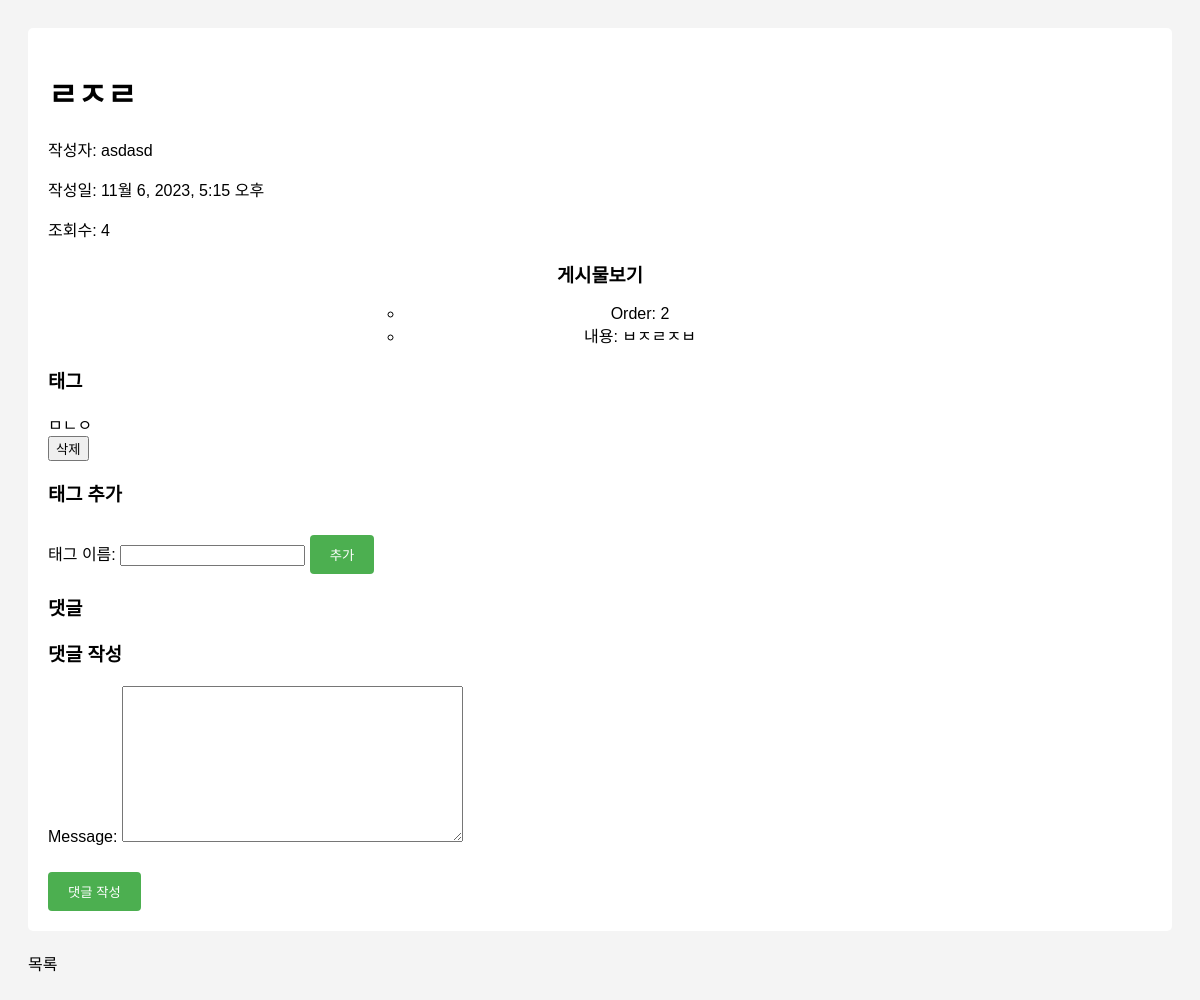
/tube/detail/13/, run on the app's committed database.
### tube/models.py (models this page shows, shortened)
class Post(models.Model):
    CATEGORY_CHOICES = [
        ('bug', '버그'),
        ('quest', '퀘스트'),
        ('help', '도움'),
        ('rescue', '구조'),
    ]
    post_contents = models.ManyToManyField('PostContent', related_name='posts', blank=True)
    tags = models.ManyToManyField('Tag', blank=True, related_name='tags' ,db_index=True)
    title = models.CharField(max_length=100, db_index=True)
    created_at = models.DateTimeField(auto_now_add=True)
    updated_at = models.DateTimeField(auto_now=True)
    category = models.CharField(max_length=50, choices=CATEGORY_CHOICES, default='bug', null=False)
    author = models.ForeignKey(settings.AUTH_USER_MODEL, on_delete=models.CASCADE, related_name='posts_written')
    view_count = models.PositiveIntegerField(default=0)
    class Meta:
        abstract = False  # change from True to False

class PostContent(models.Model):
    post = models.ForeignKey(Post, on_delete=models.CASCADE, related_name='postcontents', db_index=True)
    order = models.IntegerField()
    file_upload = models.FileField(upload_to='tube/files/%Y/%m/%d/', blank=True, null=True)
    content = models.TextField(blank=True, null=True)
    front_idx =  models.TextField(blank=True, null=True)
    back_idx =  models.TextField(blank=True, null=True)

class Tag(models.Model):
    post = models.ForeignKey(Post, on_delete=models.CASCADE, related_name='posttags', db_index=True)
    tag_name = models.CharField(max_length=50)
    def __str__(self):
        return self.tag_name
    class Meta:
        verbose_name = 'Tag'
        verbose_name_plural = 'Tags'

### accounts/models.py (models this page shows)
class CustomUser(AbstractUser):
    id = models.AutoField(primary_key=True)
    permission = models.CharField(max_length=100,default="일반")
    department = models.CharField(max_length=100)
    position = models.CharField(max_length=100)
    full_name = models.CharField(max_length=100)
    objects = CustomUserManager()
    class Meta:
        swappable = 'accounts.CustomUser'

### tube/views.py (the view)
class PostDetailView(DetailView):
    def get_context_data(self, **kwargs):
        context = super().get_context_data(**kwargs)
        context['comment_form'] = CommentForm()
        return context
    def get_object(self, queryset=None):
        pk = self.kwargs.get('pk')
        try:
            post = Post.objects.get(pk=pk)
            post.view_count += 1
            post.save()
            print(post.__dict__)
            return post
        except Post.DoesNotExist:
            raise Http404("Post does not exist")

### tube/forms.py
class CommentForm(forms.ModelForm):
    class Meta:
        model = Comment
        fields = [ 'message']

### templates/tube/post_detail.html (shortened to what this page needs)
<!DOCTYPE html>
<html lang="en">
<head>
</head>
<body>
    <div class="post-detail">
        <h1>{{ post.title }}</h1>
        <p>작성자: {{ post.author }}</p>
        <p>작성일: {{ post.created_at }}</p>
        <p>조회수: {{ post.view_count }}</p>
        <div class="blog-section">
            <h3>게시물보기</h3>
            <ul class="blog-list">
                <ul class="blog-list">
                    {% for content in post.postcontents.all %}
                        <li>Order: {{ content.order }}</li>
                        {% if content.content %}
                            <li>내용: {{ content.content }}</li>
                        {% endif %}
                    {% endfor %}
                </ul>
            </ul>
        </div>
        <div class="tags-section">
            <h3>태그</h3>
            <ul class="tags-list">
                {% for tag in post.tags.all %}
                    <li>{{ tag }}  </li>
                    <form class="delete-tag-form" action="{% url 'tube:tag_delete' post.pk tag.id %}" method="post">
                        <input type="submit" class="delete-tag-btn" value="삭제">
                    </form>
                {% endfor %}
            </ul>
        </div>
        <div class="add-tag-section">
            <h3>태그 추가</h3>
            <form class="tag-form" action="{% url 'tube:add_tag' post.pk %}" method="post">
                <label for="tag_name">태그 이름:</label>
                <input type="text" id="tag_name" name="tag_name">
                <input class="submit-btn" type="submit" value="추가">
            </form>
        </div>
        <div class="comments-section">
            <h3>댓글</h3>
        </div>
        <div class="new-comment-section">
            <h3>댓글 작성</h3>
            <form class="comment-form" action="{% url 'tube:comment_new' post.pk %}" method="post">
                {{ comment_form.as_p }}
                <input class="submit-btn" type="submit" value="댓글 작성">
            </form>
        </div>
    </div>
    <div class="navigation-links">
        <a class="link" href="{% url 'tube:post_list' %}">목록</a>
    </div>
</body>
</html>

### templates/tube/post_detail.html (style rules this page uses)
body { font-family: Arial, sans-serif; background-color: #f4f4f4; padding: 20px; }
.post-detail { background-color: #fff; padding: 20px; border-radius: 5px; margin-bottom: 20px; }
.tags-list, .comments-list { list-style-type: none; padding: 0; }
.navigation-links { margin-top: 20px; }
.link { display: inline-block; margin-right: 20px; text-decoration: none; color: #000; }
.comment-form { margin-top: 20px; }
.submit-btn { margin-top: 10px; padding: 10px 20px; background-color: #4CAF50; color: white; border: none; border-radius: 4px; }
.blog-section, .new-blog-section { width: 50%; margin: 0 auto; text-align: center; }

### data on the page
Post: title "ㄹㅈㄹ", author "asdasd", created_at "11월 6, 2023, 5:15 오후", view_count "4"
PostContent: order "2", content "ㅂㅈㄹㅈㅂ"
Tag: tag_name "ㅁㄴㅇ"
